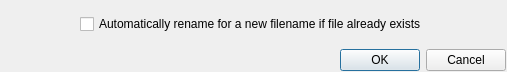
<?xml version="1.0" encoding="UTF-8"?>
<ui version="4.0">
 <class>getAutoRenameOptionDialog</class>
 <widget class="QDialog" name="getAutoRenameOptionDialog">
  <property name="geometry">
   <rect>
    <x>0</x>
    <y>0</y>
    <width>507</width>
    <height>72</height>
   </rect>
  </property>
  <property name="windowTitle">
   <string>Set if new file should be created if file already exists</string>
  </property>
  <layout class="QVBoxLayout" name="verticalLayout">
   <property name="spacing">
    <number>2</number>
   </property>
   <property name="leftMargin">
    <number>1</number>
   </property>
   <property name="topMargin">
    <number>1</number>
   </property>
   <property name="rightMargin">
    <number>1</number>
   </property>
   <property name="bottomMargin">
    <number>1</number>
   </property>
   <item alignment="Qt::AlignmentFlag::AlignHCenter|Qt::AlignmentFlag::AlignVCenter">
    <widget class="QCheckBox" name="checkBox">
     <property name="text">
      <string>Automatically rename for a new filename if file already exists</string>
     </property>
    </widget>
   </item>
   <item>
    <widget class="QDialogButtonBox" name="buttonBox">
     <property name="orientation">
      <enum>Qt::Orientation::Horizontal</enum>
     </property>
     <property name="standardButtons">
      <set>QDialogButtonBox::StandardButton::Cancel|QDialogButtonBox::StandardButton::Ok</set>
     </property>
    </widget>
   </item>
  </layout>
 </widget>
 <resources/>
 <connections>
  <connection>
   <sender>buttonBox</sender>
   <signal>accepted()</signal>
   <receiver>getAutoRenameOptionDialog</receiver>
   <slot>accept()</slot>
   <hints>
    <hint type="sourcelabel">
     <x>248</x>
     <y>254</y>
    </hint>
    <hint type="destinationlabel">
     <x>157</x>
     <y>274</y>
    </hint>
   </hints>
  </connection>
  <connection>
   <sender>buttonBox</sender>
   <signal>rejected()</signal>
   <receiver>getAutoRenameOptionDialog</receiver>
   <slot>reject()</slot>
   <hints>
    <hint type="sourcelabel">
     <x>316</x>
     <y>260</y>
    </hint>
    <hint type="destinationlabel">
     <x>286</x>
     <y>274</y>
    </hint>
   </hints>
  </connection>
 </connections>
</ui>
